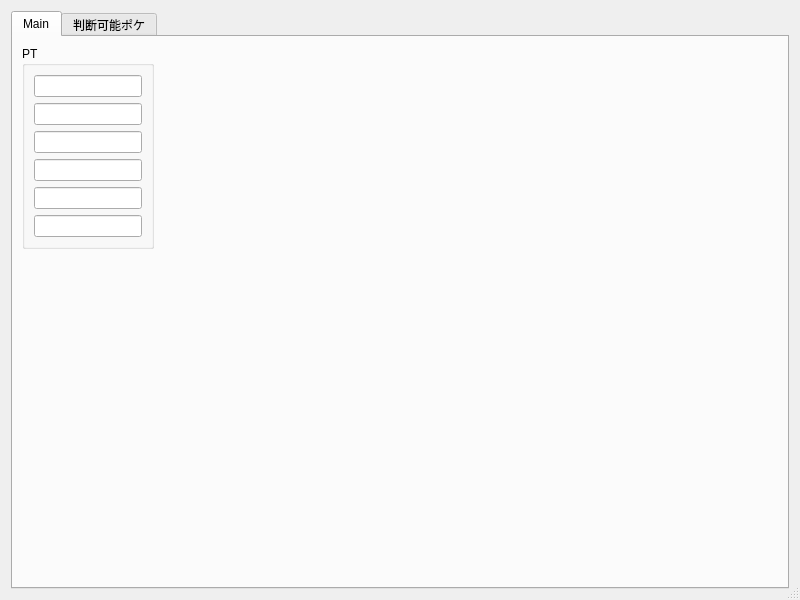
<?xml version="1.0" encoding="UTF-8"?>
<ui version="4.0">
 <class>MainDialog</class>
 <widget class="QDialog" name="MainDialog">
  <property name="geometry">
   <rect>
    <x>0</x>
    <y>0</y>
    <width>800</width>
    <height>600</height>
   </rect>
  </property>
  <property name="minimumSize">
   <size>
    <width>600</width>
    <height>0</height>
   </size>
  </property>
  <property name="maximumSize">
   <size>
    <width>16777215</width>
    <height>16777215</height>
   </size>
  </property>
  <property name="windowTitle">
   <string>PT_OTOMOS</string>
  </property>
  <property name="autoFillBackground">
   <bool>true</bool>
  </property>
  <property name="sizeGripEnabled">
   <bool>true</bool>
  </property>
  <layout class="QGridLayout" name="gridLayout">
   <item row="0" column="0">
    <widget class="QTabWidget" name="tabWidget">
     <property name="tabPosition">
      <enum>QTabWidget::North</enum>
     </property>
     <property name="tabShape">
      <enum>QTabWidget::Rounded</enum>
     </property>
     <property name="currentIndex">
      <number>0</number>
     </property>
     <property name="elideMode">
      <enum>Qt::ElideNone</enum>
     </property>
     <property name="tabBarAutoHide">
      <bool>false</bool>
     </property>
     <widget class="QWidget" name="mainTab">
      <attribute name="title">
       <string>Main</string>
      </attribute>
      <layout class="QGridLayout" name="gridLayout_2">
       <item row="0" column="0">
        <layout class="QGridLayout" name="gridLayout_3">
         <item row="0" column="0" alignment="Qt::AlignLeft|Qt::AlignTop">
          <widget class="QGroupBox" name="groupBox">
           <property name="title">
            <string>PT</string>
           </property>
           <layout class="QVBoxLayout" name="verticalLayout">
            <item>
             <widget class="QLineEdit" name="lineEdit_"/>
            </item>
            <item>
             <widget class="QLineEdit" name="lineEdit_2"/>
            </item>
            <item>
             <widget class="QLineEdit" name="lineEdit_3"/>
            </item>
            <item>
             <widget class="QLineEdit" name="lineEdit_4"/>
            </item>
            <item>
             <widget class="QLineEdit" name="lineEdit_5"/>
            </item>
            <item>
             <widget class="QLineEdit" name="lineEdit_6"/>
            </item>
           </layout>
          </widget>
         </item>
        </layout>
       </item>
      </layout>
     </widget>
     <widget class="QWidget" name="subTab">
      <attribute name="title">
       <string>判断可能ポケ</string>
      </attribute>
     </widget>
    </widget>
   </item>
  </layout>
 </widget>
 <resources/>
 <connections/>
</ui>
